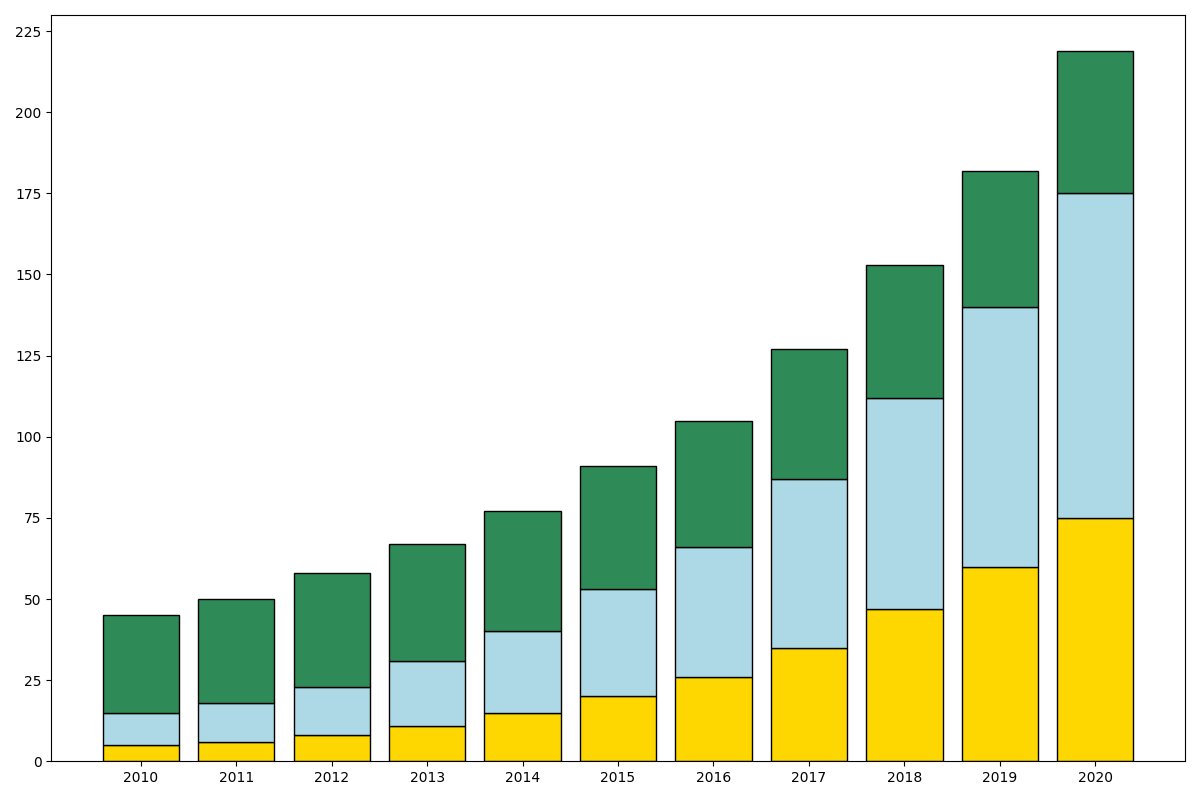

Write the Python code that produced this figure.
import matplotlib.pyplot as plt
import numpy as np

years = np.arange(2010, 2021)

solar_energy = np.array([5, 6, 8, 11, 15, 20, 26, 35, 47, 60, 75])
wind_energy = np.array([10, 12, 15, 20, 25, 33, 40, 52, 65, 80, 100])
hydropower_energy = np.array([30, 32, 35, 36, 37, 38, 39, 40, 41, 42, 44])

fig, ax = plt.subplots(figsize=(12, 8))

ax.bar(years, solar_energy, color='gold', edgecolor='black')
ax.bar(years, wind_energy, bottom=solar_energy, color='lightblue', edgecolor='black')
ax.bar(years, hydropower_energy, bottom=solar_energy + wind_energy, color='seagreen', edgecolor='black')

ax.set_xticks(years)
ax.set_yticks(np.arange(0, 250, 25))

plt.tight_layout()

plt.show()
